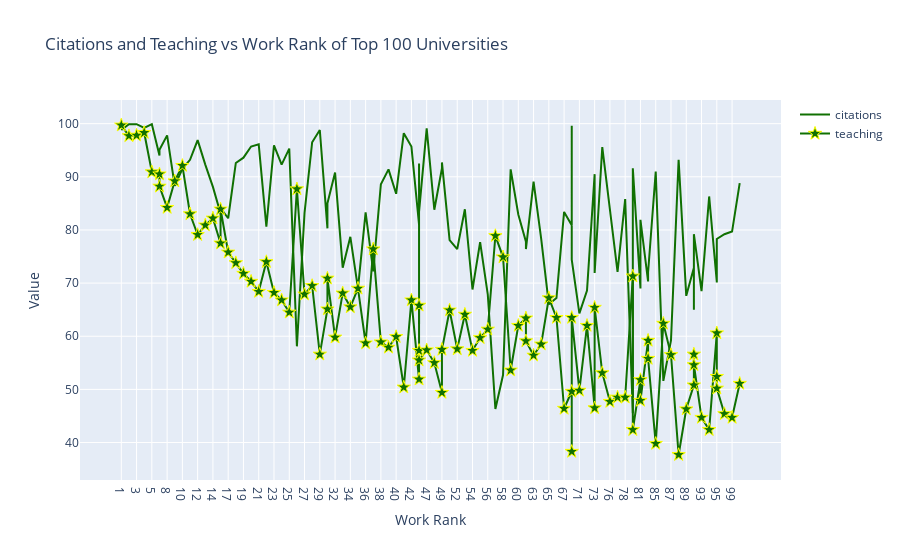

Source (notebook cell):
### Code cell
trace1 = go.Scatter(x = df.world_rank,
                  y = df.citations,
                  mode = "lines",
                  name = "citations",
                  marker = dict(color = "rgb(16, 112, 2)"),
                  text = df.university_name)
trace2 = go.Scatter(x = df.world_rank,
                  y = df.teaching,
                  mode = "lines + markers",
                  name = "teaching",
                  marker = dict(color = "rgb(16, 112, 2)",
                                size = 10,
                                symbol = "star",
                                line = dict(color = "yellow", width = 1),),
                  text = df.university_name)
veri = [trace1, trace2]
layout = dict(title = "Citations and Teaching vs Work Rank of Top 100 Universities",
             xaxis = dict(title= "Work Rank", ticklen = 5, tickcolor = "crimson", zeroline = False),
             yaxis = dict(title= "Value", ticklen = 5, tickcolor = "crimson", zeroline = False))
fig = dict(data = veri, layout = layout)
iplot(fig)

### Figure 1 — Plotly figure (JSON) as saved in the notebook; plotly's stock layout.template omitted (floating-point values rounded to 4 significant figures)
{"data": [{"marker": {"color": "rgb(16, 112, 2)"}, "mode": "lines", "name": "citations", "text": ["Harvard University", "California Institute of Technology", "Massachusetts Institute of Technology", "Stanford University", "Princeton University", "University of Cambridge", "University of Oxford", "University of California, Berkeley", "Imperial College London", "Yale University", "University of California, Los Angeles", "University of Chicago", "Johns Hopkins University", "Cornell University", "ETH Zurich – Swiss Federal Institute of Technology Zurich", "University of Michigan", "University of Toronto", "Columbia University", "University of Pennsylvania", "Carnegie Mellon University", "University of Hong Kong", "University College London", "University of Washington", "Duke University", "Northwestern University", "University of Tokyo", "Georgia Institute of Technology", "Pohang University of Science and Technology", "University of California, Santa Barbara", "University of British Columbia", "University of North Carolina at Chapel Hill", "University of California, San Diego", "University of Illinois at Urbana-Champaign", "National University of Singapore", "McGill University", "University of Melbourne", "Peking University", "Washington University in St Louis", "École Polytechnique", "University of Edinburgh", "Hong Kong University of Science and Technology", "École Normale Supérieure", "Australian National University", "Karolinska Institute", "University of Göttingen", "University of Wisconsin", "Rice University", "École Polytechnique Fédérale de Lausanne", "University of California, Irvine", "University of Science and Technology of China", "Vanderbilt University", "University of Minnesota", "Tufts University", "University of California, Davis", "Brown University", "University of Massachusetts", "Kyoto University", "Tsinghua University", "Boston University", "New York University", "Emory University", "LMU Munich", "University of Notre Dame", "University of Pittsburgh", "Case Western Reserve University", "Ohio State University", "University of Colorado Boulder", "University of Bristol", "University of California, Santa Cruz", "Yeshiva University", "University of Sydney", "University of Virginia", "University of Adelaide", "University of Southern California", "William & Mary", "Trinity College Dublin", "King’s College London", "Stony Brook University", "Korea Advanced Institute of Science and Technology (KAIST)", "University of Sussex", "The University of Queensland", "University of York", "Heidelberg University", "University of Utah", "Durham University", "London School of Economics and Political Science", "University of Manchester", "Royal Holloway, University of London", "Lund University", "University of Southampton", "University of Zurich", "Wake Forest University", "McMaster University", "University College Dublin", "George Washington University", "University of Arizona", "University of Basel", "University of Maryland, College Park", "Dartmouth College", "École Normale Supérieure de Lyon"], "type": "scatter", "x": ["1", "2", "3", "4", "5", "6", "6", "8", "9", "10", "11", "12", "13", "14", "15", "15", "17", "18", "19", "20", "21", "22", "23", "24", "25", "26", "27", "28", "29", "30", "30", "32", "33", "34", "35", "36", "37", "38", "39", "40", "41", "42", "43", "43", "43", "43", "47", "48", "49", "49", "51", "52", "53", "54", "55", "56", "57", "58", "59", "60", "61", "61", "63", "64", "65", "66", "67", "68", "68", "68", "71", "72", "73", "73", "75", "76", "77", "78", "79", "79", "81", "81", "83", "83", "85", "86", "87", "88", "89", "90", "90", "90", "93", "94", "95", "95", "95", "98", "99", "100"], "y": [98.8, 99.9, 99.9, 99.2, 99.9, 94, 95.1, 97.8, 88.3, 91.5, 93.2, 96.9, 92.3, 88.1, 83.1, 84.1, 82.2, 92.6, 93.6, 95.7, 96.1, 80.6, 95.9, 92.3, 95.3, 58.1, 83.2, 96.5, 98.8, 80.3, 85, 90.8, 72.9, 78.7, 69, 83.3, 72.2, 88.6, 91.4, 86.8, 98.2, 95.7, 81, 62.3, 92.5, 83.4, 99.1, 83.8, 91.6, 92.7, 78.1, 76.4, 83.9, 68.8, 77.7, 67.9, 46.3, 52.7, 91.4, 82.9, 77.8, 76.4, 89.1, 78.3, 66, 67.2, 83.4, 80.9, 99.6, 74.4, 64.3, 68.6, 90.5, 71.9, 95.6, 84.4, 72.1, 85.8, 45.5, 91.6, 69, 81.9, 70.3, 72, 91, 51.6, 59.2, 93.2, 67.6, 72.9, 65, 79.2, 68.5, 86.3, 70.2, 70.1, 78.3, 79.2, 79.7, 88.8]}, {"marker": {"color": "rgb(16, 112, 2)", "line": {"color": "yellow", "width": 1}, "size": 10, "symbol": "star"}, "mode": "lines+markers", "name": "teaching", "text": ["Harvard University", "California Institute of Technology", "Massachusetts Institute of Technology", "Stanford University", "Princeton University", "University of Cambridge", "University of Oxford", "University of California, Berkeley", "Imperial College London", "Yale University", "University of California, Los Angeles", "University of Chicago", "Johns Hopkins University", "Cornell University", "ETH Zurich – Swiss Federal Institute of Technology Zurich", "University of Michigan", "University of Toronto", "Columbia University", "University of Pennsylvania", "Carnegie Mellon University", "University of Hong Kong", "University College London", "University of Washington", "Duke University", "Northwestern University", "University of Tokyo", "Georgia Institute of Technology", "Pohang University of Science and Technology", "University of California, Santa Barbara", "University of British Columbia", "University of North Carolina at Chapel Hill", "University of California, San Diego", "University of Illinois at Urbana-Champaign", "National University of Singapore", "McGill University", "University of Melbourne", "Peking University", "Washington University in St Louis", "École Polytechnique", "University of Edinburgh", "Hong Kong University of Science and Technology", "École Normale Supérieure", "Australian National University", "Karolinska Institute", "University of Göttingen", "University of Wisconsin", "Rice University", "École Polytechnique Fédérale de Lausanne", "University of California, Irvine", "University of Science and Technology of China", "Vanderbilt University", "University of Minnesota", "Tufts University", "University of California, Davis", "Brown University", "University of Massachusetts", "Kyoto University", "Tsinghua University", "Boston University", "New York University", "Emory University", "LMU Munich", "University of Notre Dame", "University of Pittsburgh", "Case Western Reserve University", "Ohio State University", "University of Colorado Boulder", "University of Bristol", "University of California, Santa Cruz", "Yeshiva University", "University of Sydney", "University of Virginia", "University of Adelaide", "University of Southern California", "William & Mary", "Trinity College Dublin", "King’s College London", "Stony Brook University", "Korea Advanced Institute of Science and Technology (KAIST)", "University of Sussex", "The University of Queensland", "University of York", "Heidelberg University", "University of Utah", "Durham University", "London School of Economics and Political Science", "University of Manchester", "Royal Holloway, University of London", "Lund University", "University of Southampton", "University of Zurich", "Wake Forest University", "McMaster University", "University College Dublin", "George Washington University", "University of Arizona", "University of Basel", "University of Maryland, College Park", "Dartmouth College", "École Normale Supérieure de Lyon"], "type": "scatter", "x": ["1", "2", "3", "4", "5", "6", "6", "8", "9", "10", "11", "12", "13", "14", "15", "15", "17", "18", "19", "20", "21", "22", "23", "24", "25", "26", "27", "28", "29", "30", "30", "32", "33", "34", "35", "36", "37", "38", "39", "40", "41", "42", "43", "43", "43", "43", "47", "48", "49", "49", "51", "52", "53", "54", "55", "56", "57", "58", "59", "60", "61", "61", "63", "64", "65", "66", "67", "68", "68", "68", "71", "72", "73", "73", "75", "76", "77", "78", "79", "79", "81", "81", "83", "83", "85", "86", "87", "88", "89", "90", "90", "90", "93", "94", "95", "95", "95", "98", "99", "100"], "y": [99.7, 97.7, 97.8, 98.3, 90.9, 90.5, 88.2, 84.2, 89.2, 92.1, 83, 79.1, 80.9, 82.2, 77.5, 83.9, 75.8, 73.8, 71.8, 70.3, 68.4, 74, 68.2, 66.8, 64.5, 87.7, 67.9, 69.5, 56.6, 65.1, 70.9, 59.8, 68.1, 65.5, 69, 58.7, 76.4, 58.9, 57.9, 59.9, 50.4, 66.8, 51.9, 65.8, 57.3, 55.5, 57.4, 55, 49.4, 57.5, 64.9, 57.6, 64.1, 57.3, 59.7, 61.3, 78.9, 74.9, 53.6, 62, 63.4, 59.1, 56.4, 58.5, 67.2, 63.5, 46.4, 49.6, 38.3, 63.5, 49.8, 62, 46.5, 65.4, 53.1, 47.7, 48.5, 48.5, 71.3, 42.4, 51.8, 47.9, 59.2, 55.8, 39.8, 62.4, 56.5, 37.7, 46.3, 50.8, 56.6, 54.6, 44.7, 42.4, 60.6, 52.4, 50.2, 45.4, 44.7, 51.1]}], "layout": {"title": {"text": "Citations and Teaching vs Work Rank of Top 100 Universities"}, "xaxis": {"tickcolor": "crimson", "ticklen": 5, "title": {"text": "Work Rank"}, "zeroline": false}, "yaxis": {"tickcolor": "crimson", "ticklen": 5, "title": {"text": "Value"}, "zeroline": false}}}
